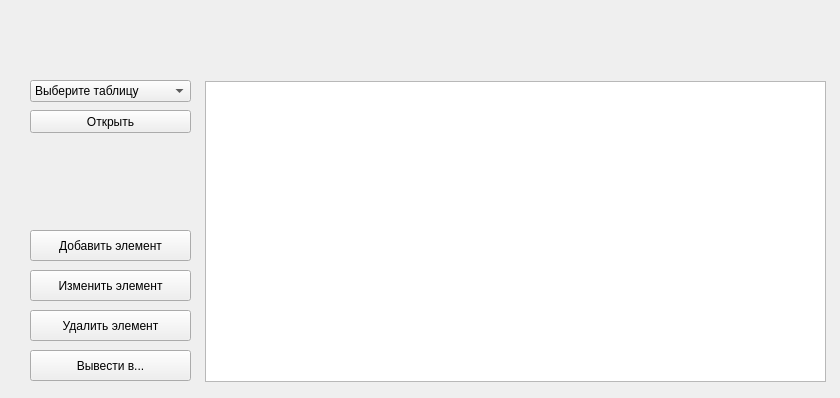
<?xml version="1.0" encoding="UTF-8"?>
<ui version="4.0">
 <class>MainWindow</class>
 <widget class="QMainWindow" name="MainWindow">
  <property name="geometry">
   <rect>
    <x>0</x>
    <y>0</y>
    <width>840</width>
    <height>398</height>
   </rect>
  </property>
  <property name="minimumSize">
   <size>
    <width>840</width>
    <height>398</height>
   </size>
  </property>
  <property name="maximumSize">
   <size>
    <width>840</width>
    <height>398</height>
   </size>
  </property>
  <property name="windowTitle">
   <string>Главное окно</string>
  </property>
  <property name="styleSheet">
   <string notr="true">QPushButton[objectName=&quot;back_button&quot;],
QPushButton[objectName=&quot;back_button_2&quot;],
QPushButton[objectName=&quot;back_button_3&quot;],
QPushButton[objectName=&quot;back_button_4&quot;], 
QPushButton[objectName=&quot;back_button_5&quot;], 
QPushButton[objectName=&quot;back_button_6&quot;], 
QPushButton[objectName=&quot;back_button_7&quot;],
QPushButton[objectName=&quot;back_button_8&quot;] { background: transparent; }</string>
  </property>
  <widget class="QWidget" name="centralwidget">
   <widget class="QStackedWidget" name="stackedWidget">
    <property name="geometry">
     <rect>
      <x>0</x>
      <y>0</y>
      <width>841</width>
      <height>401</height>
     </rect>
    </property>
    <property name="minimumSize">
     <size>
      <width>841</width>
      <height>401</height>
     </size>
    </property>
    <property name="maximumSize">
     <size>
      <width>841</width>
      <height>401</height>
     </size>
    </property>
    <property name="currentIndex">
     <number>0</number>
    </property>
    <widget class="QWidget" name="main_page">
     <property name="minimumSize">
      <size>
       <width>841</width>
       <height>401</height>
      </size>
     </property>
     <property name="maximumSize">
      <size>
       <width>841</width>
       <height>401</height>
      </size>
     </property>
     <widget class="QComboBox" name="select_table">
      <property name="geometry">
       <rect>
        <x>30</x>
        <y>80</y>
        <width>161</width>
        <height>22</height>
       </rect>
      </property>
      <item>
       <property name="text">
        <string>Выберите таблицу</string>
       </property>
      </item>
      <item>
       <property name="text">
        <string>salespeople</string>
       </property>
      </item>
      <item>
       <property name="text">
        <string>customers</string>
       </property>
      </item>
      <item>
       <property name="text">
        <string>orders</string>
       </property>
      </item>
     </widget>
     <widget class="QPushButton" name="open_table">
      <property name="geometry">
       <rect>
        <x>30</x>
        <y>110</y>
        <width>161</width>
        <height>23</height>
       </rect>
      </property>
      <property name="text">
       <string>Открыть</string>
      </property>
     </widget>
     <widget class="QPushButton" name="delete_table">
      <property name="geometry">
       <rect>
        <x>30</x>
        <y>310</y>
        <width>161</width>
        <height>31</height>
       </rect>
      </property>
      <property name="text">
       <string>Удалить элемент</string>
      </property>
     </widget>
     <widget class="QTableWidget" name="table">
      <property name="geometry">
       <rect>
        <x>205</x>
        <y>81</y>
        <width>621</width>
        <height>301</height>
       </rect>
      </property>
     </widget>
     <widget class="QPushButton" name="add_table">
      <property name="geometry">
       <rect>
        <x>30</x>
        <y>230</y>
        <width>161</width>
        <height>31</height>
       </rect>
      </property>
      <property name="text">
       <string>Добавить элемент</string>
      </property>
     </widget>
     <widget class="QPushButton" name="change_table">
      <property name="geometry">
       <rect>
        <x>30</x>
        <y>270</y>
        <width>161</width>
        <height>31</height>
       </rect>
      </property>
      <property name="text">
       <string>Изменить элемент</string>
      </property>
     </widget>
     <widget class="QPushButton" name="save_table">
      <property name="geometry">
       <rect>
        <x>30</x>
        <y>350</y>
        <width>161</width>
        <height>31</height>
       </rect>
      </property>
      <property name="text">
       <string>Вывести в...</string>
      </property>
     </widget>
    </widget>
    <widget class="QWidget" name="add_hall_page">
     <property name="minimumSize">
      <size>
       <width>841</width>
       <height>401</height>
      </size>
     </property>
     <property name="maximumSize">
      <size>
       <width>841</width>
       <height>401</height>
      </size>
     </property>
     <widget class="QLineEdit" name="id_hall">
      <property name="geometry">
       <rect>
        <x>230</x>
        <y>140</y>
        <width>381</width>
        <height>31</height>
       </rect>
      </property>
      <property name="readOnly">
       <bool>true</bool>
      </property>
     </widget>
     <widget class="QLineEdit" name="capacity_hall">
      <property name="geometry">
       <rect>
        <x>230</x>
        <y>200</y>
        <width>381</width>
        <height>31</height>
       </rect>
      </property>
      <property name="placeholderText">
       <string>Введите вместимость зала</string>
      </property>
     </widget>
     <widget class="QPushButton" name="add_hall_button">
      <property name="geometry">
       <rect>
        <x>250</x>
        <y>250</y>
        <width>341</width>
        <height>31</height>
       </rect>
      </property>
      <property name="text">
       <string>Добавить</string>
      </property>
     </widget>
     <widget class="QPushButton" name="back_button">
      <property name="geometry">
       <rect>
        <x>10</x>
        <y>10</y>
        <width>31</width>
        <height>31</height>
       </rect>
      </property>
      <property name="cursor">
       <cursorShape>PointingHandCursor</cursorShape>
      </property>
      <property name="text">
       <string/>
      </property>
     </widget>
     <widget class="QLabel" name="back_button_icon">
      <property name="geometry">
       <rect>
        <x>10</x>
        <y>10</y>
        <width>31</width>
        <height>31</height>
       </rect>
      </property>
      <property name="text">
       <string/>
      </property>
      <property name="pixmap">
       <pixmap>arrow_back_FILL0_wght400_GRAD0_opsz48.svg</pixmap>
      </property>
      <property name="scaledContents">
       <bool>true</bool>
      </property>
     </widget>
     <zorder>back_button_icon</zorder>
     <zorder>id_hall</zorder>
     <zorder>capacity_hall</zorder>
     <zorder>add_hall_button</zorder>
     <zorder>back_button</zorder>
    </widget>
    <widget class="QWidget" name="add_movie_page">
     <property name="minimumSize">
      <size>
       <width>841</width>
       <height>401</height>
      </size>
     </property>
     <property name="maximumSize">
      <size>
       <width>841</width>
       <height>401</height>
      </size>
     </property>
     <widget class="QPushButton" name="back_button_2">
      <property name="geometry">
       <rect>
        <x>10</x>
        <y>10</y>
        <width>31</width>
        <height>31</height>
       </rect>
      </property>
      <property name="cursor">
       <cursorShape>PointingHandCursor</cursorShape>
      </property>
      <property name="text">
       <string/>
      </property>
     </widget>
     <widget class="QLabel" name="back_button_icon_2">
      <property name="geometry">
       <rect>
        <x>10</x>
        <y>10</y>
        <width>31</width>
        <height>31</height>
       </rect>
      </property>
      <property name="text">
       <string/>
      </property>
      <property name="pixmap">
       <pixmap>arrow_back_FILL0_wght400_GRAD0_opsz48.svg</pixmap>
      </property>
      <property name="scaledContents">
       <bool>true</bool>
      </property>
     </widget>
     <widget class="QLineEdit" name="id_movie">
      <property name="geometry">
       <rect>
        <x>230</x>
        <y>90</y>
        <width>381</width>
        <height>31</height>
       </rect>
      </property>
      <property name="readOnly">
       <bool>true</bool>
      </property>
     </widget>
     <widget class="QPushButton" name="add_movie_button">
      <property name="geometry">
       <rect>
        <x>250</x>
        <y>270</y>
        <width>341</width>
        <height>31</height>
       </rect>
      </property>
      <property name="text">
       <string>Добавить</string>
      </property>
     </widget>
     <widget class="QLineEdit" name="title_movie">
      <property name="geometry">
       <rect>
        <x>230</x>
        <y>150</y>
        <width>381</width>
        <height>31</height>
       </rect>
      </property>
      <property name="placeholderText">
       <string>Введите название фильма</string>
      </property>
     </widget>
     <widget class="QLineEdit" name="genre_movie">
      <property name="geometry">
       <rect>
        <x>230</x>
        <y>210</y>
        <width>381</width>
        <height>31</height>
       </rect>
      </property>
      <property name="placeholderText">
       <string>Введите жанр фильма</string>
      </property>
     </widget>
     <zorder>back_button_icon_2</zorder>
     <zorder>back_button_2</zorder>
     <zorder>id_movie</zorder>
     <zorder>add_movie_button</zorder>
     <zorder>title_movie</zorder>
     <zorder>genre_movie</zorder>
    </widget>
    <widget class="QWidget" name="add_sale_page">
     <property name="minimumSize">
      <size>
       <width>841</width>
       <height>401</height>
      </size>
     </property>
     <property name="maximumSize">
      <size>
       <width>841</width>
       <height>401</height>
      </size>
     </property>
     <widget class="QLabel" name="back_button_icon_3">
      <property name="geometry">
       <rect>
        <x>800</x>
        <y>20</y>
        <width>31</width>
        <height>31</height>
       </rect>
      </property>
      <property name="text">
       <string/>
      </property>
      <property name="pixmap">
       <pixmap>arrow_back_FILL0_wght400_GRAD0_opsz48.svg</pixmap>
      </property>
      <property name="scaledContents">
       <bool>true</bool>
      </property>
     </widget>
     <widget class="QPushButton" name="back_button_3">
      <property name="geometry">
       <rect>
        <x>800</x>
        <y>20</y>
        <width>31</width>
        <height>31</height>
       </rect>
      </property>
      <property name="cursor">
       <cursorShape>PointingHandCursor</cursorShape>
      </property>
      <property name="text">
       <string/>
      </property>
     </widget>
     <widget class="QLineEdit" name="id_sale">
      <property name="geometry">
       <rect>
        <x>20</x>
        <y>50</y>
        <width>381</width>
        <height>31</height>
       </rect>
      </property>
      <property name="readOnly">
       <bool>true</bool>
      </property>
     </widget>
     <widget class="QLineEdit" name="time_sale">
      <property name="geometry">
       <rect>
        <x>20</x>
        <y>200</y>
        <width>381</width>
        <height>31</height>
       </rect>
      </property>
      <property name="placeholderText">
       <string>Введите время продажи</string>
      </property>
     </widget>
     <widget class="QLineEdit" name="place_number_sale">
      <property name="geometry">
       <rect>
        <x>20</x>
        <y>250</y>
        <width>381</width>
        <height>31</height>
       </rect>
      </property>
      <property name="placeholderText">
       <string>Введите номер места</string>
      </property>
     </widget>
     <widget class="QComboBox" name="id_movie_sale">
      <property name="geometry">
       <rect>
        <x>20</x>
        <y>100</y>
        <width>381</width>
        <height>31</height>
       </rect>
      </property>
     </widget>
     <widget class="QComboBox" name="id_hall_sale">
      <property name="geometry">
       <rect>
        <x>20</x>
        <y>150</y>
        <width>381</width>
        <height>31</height>
       </rect>
      </property>
     </widget>
     <widget class="QPushButton" name="add_sale_button">
      <property name="geometry">
       <rect>
        <x>40</x>
        <y>310</y>
        <width>341</width>
        <height>31</height>
       </rect>
      </property>
      <property name="text">
       <string>Добавить</string>
      </property>
     </widget>
    </widget>
    <widget class="QWidget" name="delete_page">
     <property name="minimumSize">
      <size>
       <width>841</width>
       <height>401</height>
      </size>
     </property>
     <property name="maximumSize">
      <size>
       <width>841</width>
       <height>401</height>
      </size>
     </property>
     <widget class="QListWidget" name="id_list_delete">
      <property name="geometry">
       <rect>
        <x>40</x>
        <y>50</y>
        <width>311</width>
        <height>261</height>
       </rect>
      </property>
     </widget>
     <widget class="QPushButton" name="delete_button">
      <property name="geometry">
       <rect>
        <x>460</x>
        <y>280</y>
        <width>261</width>
        <height>31</height>
       </rect>
      </property>
      <property name="text">
       <string>Удалить</string>
      </property>
     </widget>
     <widget class="QLineEdit" name="id_input_delete">
      <property name="geometry">
       <rect>
        <x>430</x>
        <y>230</y>
        <width>321</width>
        <height>31</height>
       </rect>
      </property>
      <property name="placeholderText">
       <string>Введите ID для удаления</string>
      </property>
     </widget>
     <widget class="QLabel" name="back_button_icon_4">
      <property name="geometry">
       <rect>
        <x>10</x>
        <y>10</y>
        <width>31</width>
        <height>31</height>
       </rect>
      </property>
      <property name="text">
       <string/>
      </property>
      <property name="pixmap">
       <pixmap>arrow_back_FILL0_wght400_GRAD0_opsz48.svg</pixmap>
      </property>
      <property name="scaledContents">
       <bool>true</bool>
      </property>
     </widget>
     <widget class="QPushButton" name="back_button_4">
      <property name="geometry">
       <rect>
        <x>10</x>
        <y>10</y>
        <width>31</width>
        <height>31</height>
       </rect>
      </property>
      <property name="cursor">
       <cursorShape>PointingHandCursor</cursorShape>
      </property>
      <property name="text">
       <string/>
      </property>
     </widget>
     <zorder>back_button_icon_4</zorder>
     <zorder>back_button_4</zorder>
     <zorder>id_list_delete</zorder>
     <zorder>delete_button</zorder>
     <zorder>id_input_delete</zorder>
    </widget>
    <widget class="QWidget" name="change_choice_page">
     <property name="minimumSize">
      <size>
       <width>841</width>
       <height>401</height>
      </size>
     </property>
     <property name="maximumSize">
      <size>
       <width>841</width>
       <height>401</height>
      </size>
     </property>
     <widget class="QComboBox" name="id_change">
      <property name="geometry">
       <rect>
        <x>230</x>
        <y>130</y>
        <width>381</width>
        <height>31</height>
       </rect>
      </property>
     </widget>
     <widget class="QComboBox" name="type_change">
      <property name="geometry">
       <rect>
        <x>230</x>
        <y>190</y>
        <width>381</width>
        <height>31</height>
       </rect>
      </property>
     </widget>
     <widget class="QPushButton" name="open_change">
      <property name="geometry">
       <rect>
        <x>250</x>
        <y>250</y>
        <width>341</width>
        <height>31</height>
       </rect>
      </property>
      <property name="text">
       <string>Открыть</string>
      </property>
     </widget>
     <widget class="QPushButton" name="back_button_5">
      <property name="geometry">
       <rect>
        <x>10</x>
        <y>10</y>
        <width>31</width>
        <height>31</height>
       </rect>
      </property>
      <property name="cursor">
       <cursorShape>PointingHandCursor</cursorShape>
      </property>
      <property name="text">
       <string/>
      </property>
     </widget>
     <widget class="QLabel" name="back_button_icon_5">
      <property name="geometry">
       <rect>
        <x>10</x>
        <y>10</y>
        <width>31</width>
        <height>31</height>
       </rect>
      </property>
      <property name="text">
       <string/>
      </property>
      <property name="pixmap">
       <pixmap>arrow_back_FILL0_wght400_GRAD0_opsz48.svg</pixmap>
      </property>
      <property name="scaledContents">
       <bool>true</bool>
      </property>
     </widget>
     <zorder>back_button_icon_5</zorder>
     <zorder>back_button_5</zorder>
     <zorder>id_change</zorder>
     <zorder>type_change</zorder>
     <zorder>open_change</zorder>
    </widget>
    <widget class="QWidget" name="change_page">
     <property name="minimumSize">
      <size>
       <width>841</width>
       <height>401</height>
      </size>
     </property>
     <property name="maximumSize">
      <size>
       <width>841</width>
       <height>401</height>
      </size>
     </property>
     <widget class="QLabel" name="id_select_change">
      <property name="geometry">
       <rect>
        <x>50</x>
        <y>90</y>
        <width>181</width>
        <height>21</height>
       </rect>
      </property>
      <property name="text">
       <string>ID - </string>
      </property>
     </widget>
     <widget class="QLabel" name="type_select_change">
      <property name="geometry">
       <rect>
        <x>310</x>
        <y>90</y>
        <width>181</width>
        <height>21</height>
       </rect>
      </property>
      <property name="text">
       <string>Изменяемый тип - </string>
      </property>
     </widget>
     <widget class="QTextEdit" name="new_change">
      <property name="geometry">
       <rect>
        <x>30</x>
        <y>120</y>
        <width>781</width>
        <height>191</height>
       </rect>
      </property>
     </widget>
     <widget class="QPushButton" name="change_button">
      <property name="geometry">
       <rect>
        <x>70</x>
        <y>330</y>
        <width>261</width>
        <height>31</height>
       </rect>
      </property>
      <property name="text">
       <string>Изменить</string>
      </property>
     </widget>
     <widget class="QPushButton" name="back_button_6">
      <property name="geometry">
       <rect>
        <x>10</x>
        <y>10</y>
        <width>31</width>
        <height>31</height>
       </rect>
      </property>
      <property name="cursor">
       <cursorShape>PointingHandCursor</cursorShape>
      </property>
      <property name="text">
       <string/>
      </property>
     </widget>
     <widget class="QLabel" name="back_button_icon_6">
      <property name="geometry">
       <rect>
        <x>10</x>
        <y>10</y>
        <width>31</width>
        <height>31</height>
       </rect>
      </property>
      <property name="text">
       <string/>
      </property>
      <property name="pixmap">
       <pixmap>arrow_back_FILL0_wght400_GRAD0_opsz48.svg</pixmap>
      </property>
      <property name="scaledContents">
       <bool>true</bool>
      </property>
     </widget>
     <zorder>back_button_icon_6</zorder>
     <zorder>back_button_6</zorder>
     <zorder>id_select_change</zorder>
     <zorder>type_select_change</zorder>
     <zorder>new_change</zorder>
     <zorder>change_button</zorder>
    </widget>
    <widget class="QWidget" name="output_page">
     <property name="minimumSize">
      <size>
       <width>841</width>
       <height>401</height>
      </size>
     </property>
     <property name="maximumSize">
      <size>
       <width>841</width>
       <height>401</height>
      </size>
     </property>
     <widget class="QPushButton" name="output_button">
      <property name="geometry">
       <rect>
        <x>329</x>
        <y>280</y>
        <width>181</width>
        <height>41</height>
       </rect>
      </property>
      <property name="text">
       <string>Вывод</string>
      </property>
     </widget>
     <widget class="QPushButton" name="back_button_7">
      <property name="geometry">
       <rect>
        <x>10</x>
        <y>10</y>
        <width>31</width>
        <height>31</height>
       </rect>
      </property>
      <property name="cursor">
       <cursorShape>PointingHandCursor</cursorShape>
      </property>
      <property name="text">
       <string/>
      </property>
     </widget>
     <widget class="QLabel" name="back_button_icon_7">
      <property name="geometry">
       <rect>
        <x>10</x>
        <y>10</y>
        <width>31</width>
        <height>31</height>
       </rect>
      </property>
      <property name="text">
       <string/>
      </property>
      <property name="pixmap">
       <pixmap>gui/icons/back_arrow.svg</pixmap>
      </property>
      <property name="scaledContents">
       <bool>true</bool>
      </property>
     </widget>
     <widget class="QComboBox" name="select_extension">
      <property name="geometry">
       <rect>
        <x>248</x>
        <y>141</y>
        <width>341</width>
        <height>31</height>
       </rect>
      </property>
      <item>
       <property name="text">
        <string>EXCEL</string>
       </property>
      </item>
      <item>
       <property name="text">
        <string>JSON</string>
       </property>
      </item>
     </widget>
     <widget class="QComboBox" name="select_output_type">
      <property name="geometry">
       <rect>
        <x>248</x>
        <y>210</y>
        <width>341</width>
        <height>31</height>
       </rect>
      </property>
      <item>
       <property name="text">
        <string>Процент наполнения зала по сеансам</string>
       </property>
      </item>
      <item>
       <property name="text">
        <string>Самый популярный жанр</string>
       </property>
      </item>
      <item>
       <property name="text">
        <string>Таблица</string>
       </property>
      </item>
     </widget>
     <zorder>back_button_icon_7</zorder>
     <zorder>output_button</zorder>
     <zorder>back_button_7</zorder>
     <zorder>select_extension</zorder>
     <zorder>select_output_type</zorder>
    </widget>
   </widget>
  </widget>
 </widget>
 <resources/>
 <connections/>
</ui>
